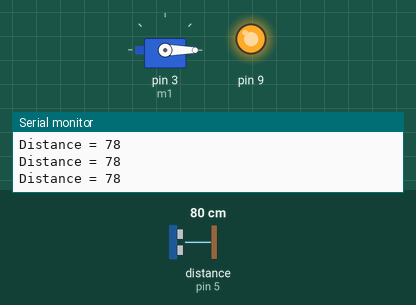
The sketch below on a simulated Arduino Uno, built with avr-gcc and run on an emulated ATmega328P. On the bench: servo, output pins drawn as LEDs (lit = HIGH), the last lines printed to the serial monitor. Wiring (inferred from the names in the program): ultrasonic range finder: trigger pin 4; echo pin 5. The inputs (shaded band) are chosen by the test bench; at power-on: distance to the obstacle (sensor on pin 5) 80 cm. The echo pulse lasts 58.3 µs per cm; pins used as bus, display or sensor lines are not drawn.

Above: at 1.2 s.
1.3 s: distance to the obstacle (sensor on pin 5) set to 54 cm
2.8 s: distance to the obstacle (sensor on pin 5) set to 45 cm
At 3.7 s:
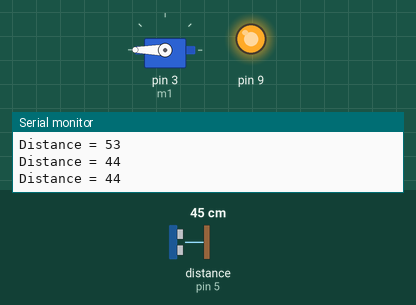
4.3 s: distance to the obstacle (sensor on pin 5) set to 60 cm
At 5.3 s:
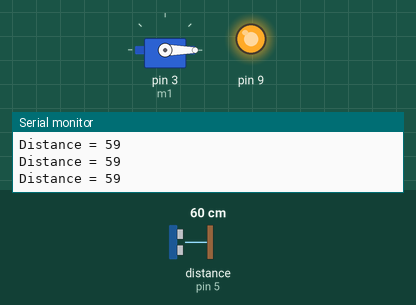
5.8 s: distance to the obstacle (sensor on pin 5) set to 2 cm
At 6.2 s:
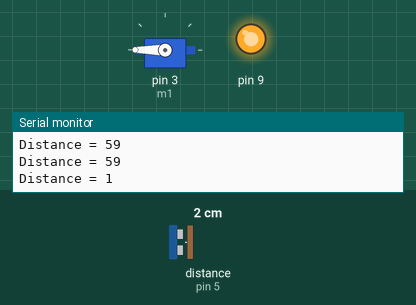
Timing chart, 0 to 8.3 s (numbered marks = the images above; inputs shaded):
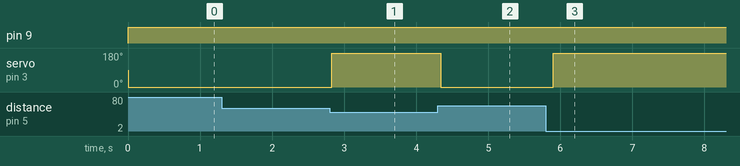

Measured:
- the behaviour switches between 51 and 50 cm on distance to the obstacle (sensor on pin 5) (found by bisection; images 0 and 1)
- after the input at 2.8 s, servo on pin 3 (m1): 0° → 180° at once
- after the input at 4.3 s, servo on pin 3 (m1): 180° → 0° at once
- after the input at 5.8 s, servo on pin 3 (m1): 0° → 180° after 0.10 s

The sketch:

smart_dustbin.ino
```cpp
#include <Servo.h>
Servo serv;

int trig = 4;
int echo = 5;
int dist;
long dt;
int led=2;
int m1 = 3;

void setup() {
  pinMode(trig,OUTPUT);
  pinMode(echo,INPUT);
  serv.attach(m1);
  Serial.begin(9600);
  pinMode(9,OUTPUT);
}
void loop() {
digitalWrite(9,1);

  digitalWrite(trig,0);
  delayMicroseconds(2);
  digitalWrite(trig,1);
  delayMicroseconds(10);
  digitalWrite(trig,0);

  dt= pulseIn(echo,1);

  dist = (0.034*dt/2);
  Serial.print("Distance = ");
  Serial.println(dist);

  if (dist <50)
  {
    serv.write(180);
    delay(500);
    }
    else if (dist >50)
  {
    serv.write(0);
    delay(100);

    }

}
```
